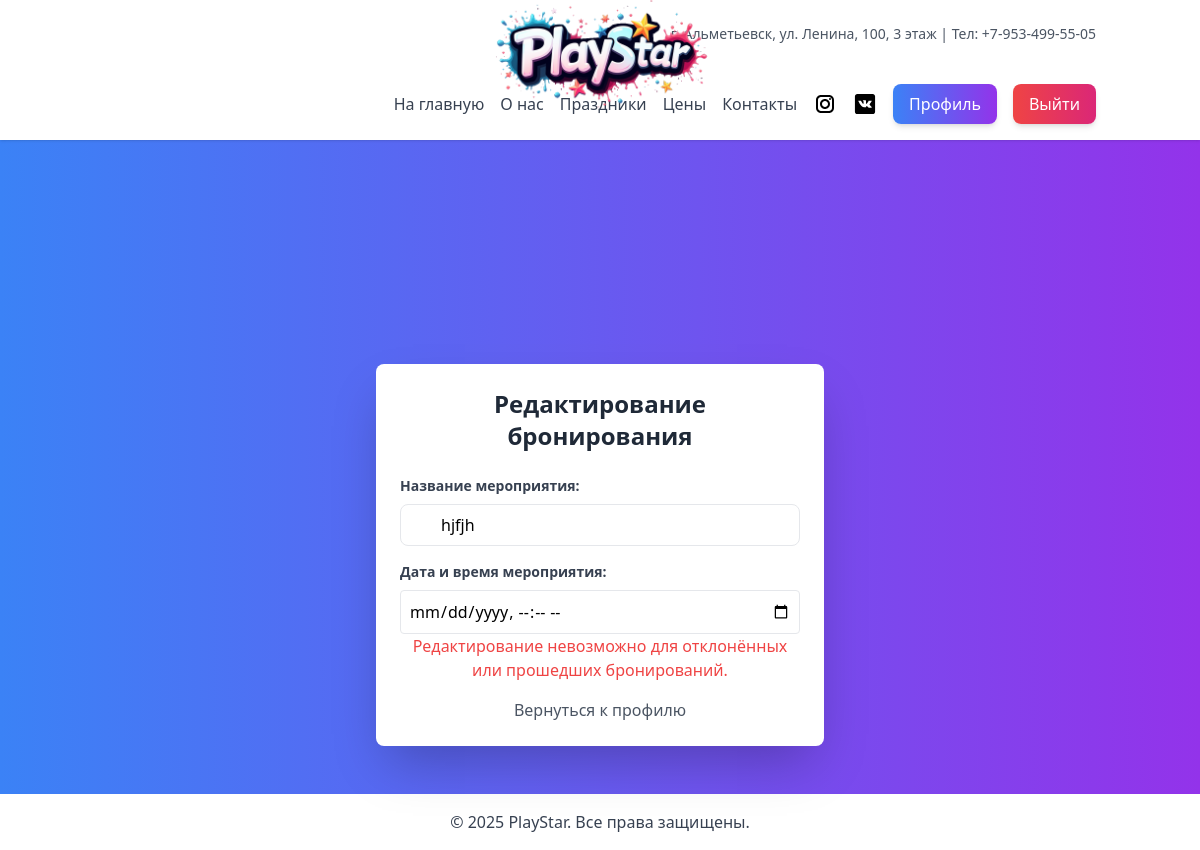
Page /booking/3/edit/ (signed in) on the earlier database version.
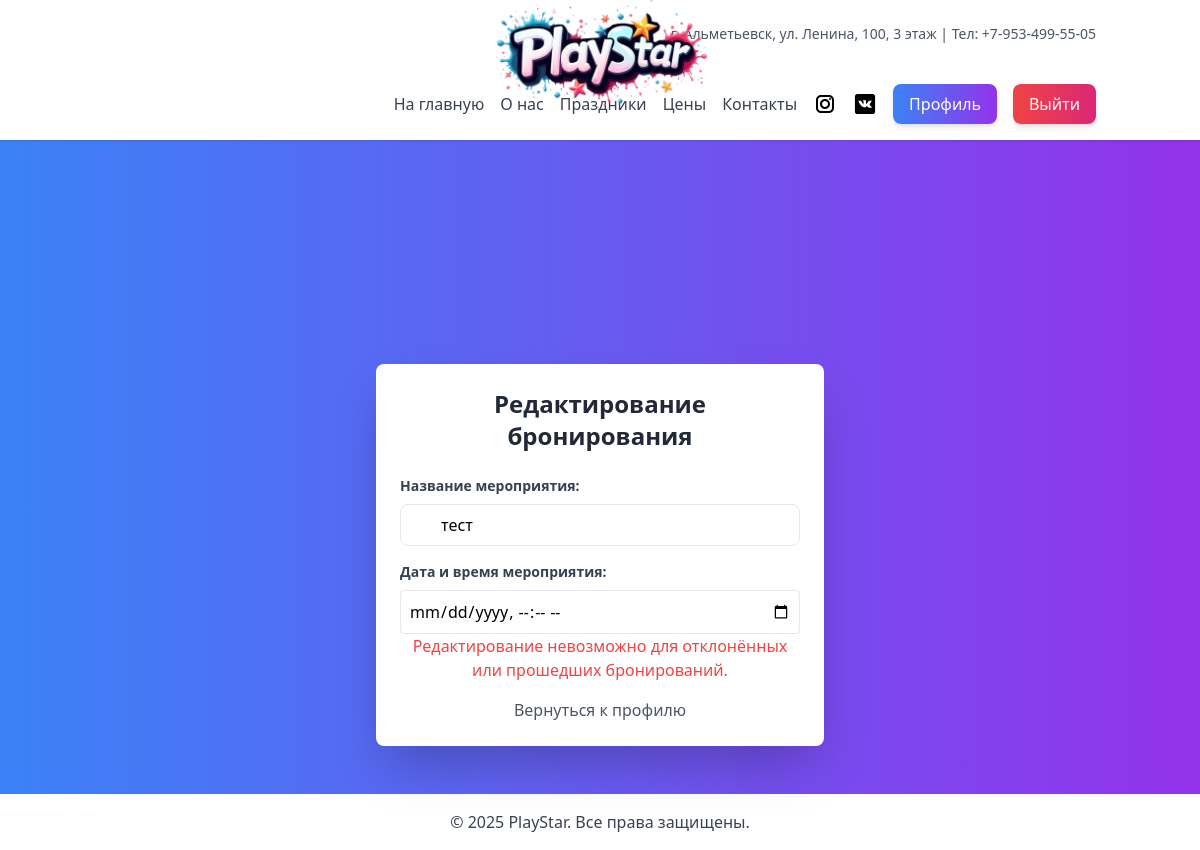
Same page on the later database version.
### bookings/models.py (models this page shows, shortened)
class Booking(models.Model):
    user = models.ForeignKey(settings.AUTH_USER_MODEL, on_delete=models.CASCADE, related_name='bookings')
    event_name = models.CharField(max_length=255, verbose_name='Название мероприятия')
    booking_date = models.DateTimeField(auto_now_add=True, verbose_name='Дата бронирования')
    event_date = models.DateTimeField(verbose_name='Дата мероприятия')
    status = models.CharField(max_length=50, blank=True, null=True, default='Активно', verbose_name='Статус')
    children_count = models.PositiveIntegerField(default=1, blank=True, null=True, verbose_name='Количество детей')  # Новое поле
    comment = models.TextField(max_length=255, blank=True, null=True, verbose_name='Комментарий')  # Новое поле
    class Meta:
        verbose_name = 'Бронирование'
        verbose_name_plural = 'Бронирования'

### bookings/views.py (the view)
# urls.py: path('booking/<int:booking_id>/edit/', edit_booking, name='edit_booking'),
@login_required
def edit_booking(request, booking_id):
    booking = get_object_or_404(Booking, id=booking_id, user=request.user)
    if request.method == 'POST':
        form = BookingForm(request.POST, instance=booking)
        if form.is_valid():
            form.save()
            return JsonResponse({'success': True, 'message': 'Бронирование успешно обновлено!'})
        else:
            print(form.errors)  # Выведет ошибки в консоль
            return JsonResponse({'success': False, 'message': 'Исправьте ошибки в форме.', 'errors': form.errors})
    else:
        form = BookingForm(instance=booking)
    return render(request, 'bookings/edit_booking.html', {'form': form, 'booking': booking})

### bookings/forms.py
class BookingForm(forms.ModelForm):
    class Meta:
        model = Booking
        fields = ['event_name', 'event_date', 'status', 'children_count', 'comment']
        widgets = {
            'event_name': forms.TextInput(attrs={'class': 'w-full pl-10 pr-4 py-2 border rounded-lg focus:outline-none focus:ring-2 focus:ring-blue-500'}),
            'event_date': forms.DateTimeInput(attrs={
                'class': 'w-full pl-10 pr-4 py-2 border rounded-lg focus:outline-none focus:ring-2 focus:ring-blue-500',
                'type': 'datetime-local',  # Изменим это на 'datetime-local'
            }),
            'status': forms.Select(attrs={'class': 'w-full pl-10 pr-4 py-2 border rounded-lg focus:outline-none focus:ring-2 focus:ring-blue-500'}),
            'children_count': forms.NumberInput(attrs={'class': 'w-full pl-10 pr-4 py-2 border rounded-lg focus:outline-none focus:ring-2 focus:ring-blue-500'}),
            'comment': forms.Textarea(attrs={'class': 'w-full pl-10 pr-4 py-2 border rounded-lg focus:outline-none focus:ring-2 focus:ring-blue-500', 'rows': 3}),
        }

### bookings/templates/bookings/edit_booking.html (shortened to what this page needs)
{% extends 'base.html' %}
{% block content %}
<div class="max-w-md w-full bg-white p-6 rounded-lg shadow-2xl transform transition-all hover:scale-105 mx-auto mt-44">
    <h2 class="text-2xl font-bold text-center text-gray-800 mb-6">Редактирование бронирования</h2>
    <form id="booking-form" method="post">
        <div class="space-y-4">
            <div>
                <label for="{{ form.event_name.id_for_label }}" class="block text-gray-700 text-sm font-bold mb-2">
                    Название мероприятия:
                </label>
                {{ form.event_name }}
            </div>
            <div>
                <label for="event_date" class="block text-gray-700 text-sm font-bold mb-2">
                    Дата и время мероприятия:
                </label>
                <input type="datetime-local" id="event_date" name="event_date"
                       value="{{ form.event_date.value|default:'' }}"
                       min="{{ today }}" class="border p-2 rounded w-full">
            </div>
        </div>
        {% if booking.status == "Отклонено" or booking.status == "Прошло" %}
            <p class="text-red-500 text-center">Редактирование невозможно для отклонённых или прошедших бронирований.</p>
        {% else %}
            <button type="submit"
                    class="w-full bg-gradient-to-r from-blue-500 to-purple-600 text-white py-3 px-4 rounded-lg
                           hover:from-blue-600 hover:to-purple-700 focus:outline-none focus:ring-2 focus:ring-blue-500 transition-all duration-300 mt-4">
                Сохранить изменения
            </button>
        {% endif %}
    </form>
    <a href="{% url 'profile' %}" class="mt-4 block text-center text-gray-600 hover:underline">
        Вернуться к профилю
    </a>
</div>
{% endblock %}

Differences in the rows shown:
changed Booking: event_name "hjfjh" → "тест"
